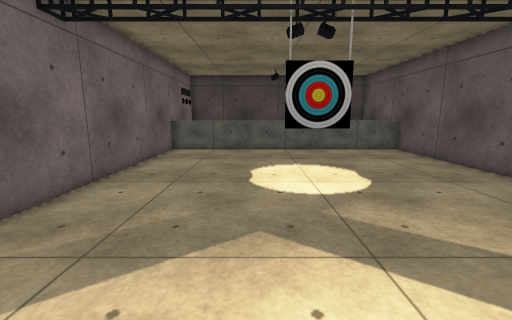
view 1 (above)

12 first-person views from a walk through a 3-D level made in the Unity game engine. The camera is 1.2 m above the floor, tilts 10° down and sees 90° across. The floor is counted in squares, 0.5 m on a side. Each view is taken from the middle of a square. On the plan, view 1 faces up. The plan holds only what a view shows up to about 17 squares ahead; the rest is blank. Some surface patterns are stand-ins.

view 2
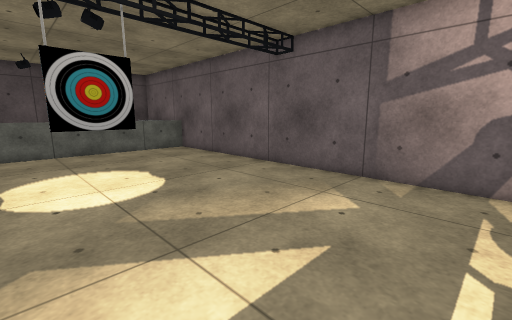

view 3
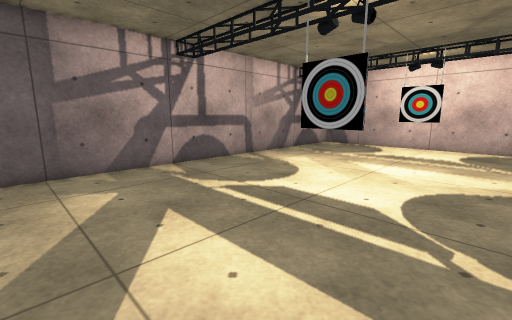

view 4
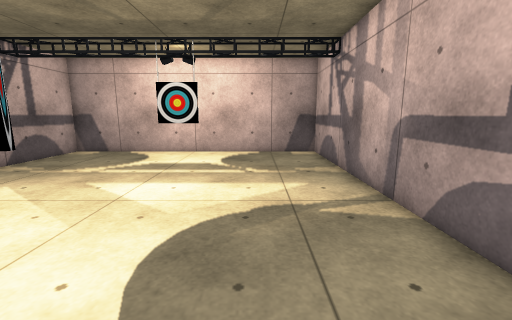

view 5
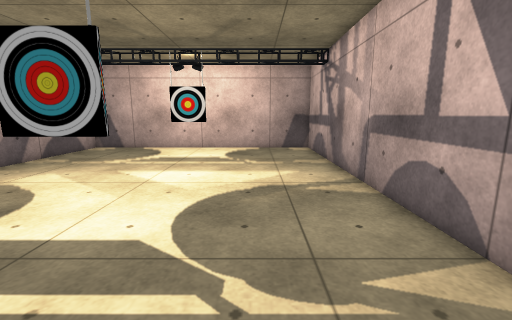

view 6
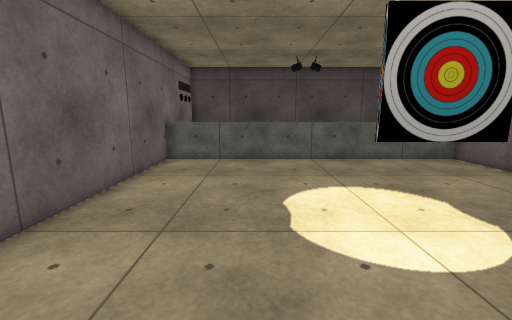

view 7
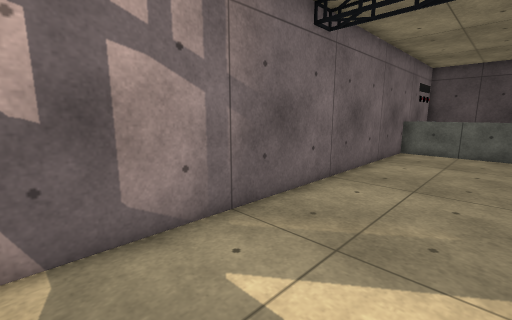

view 8
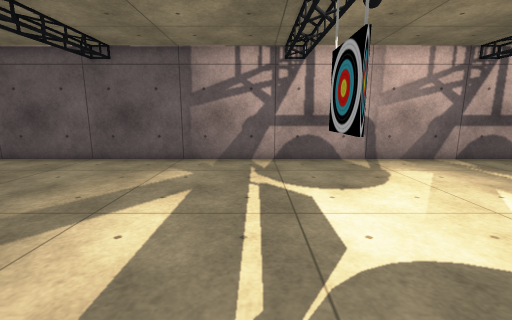

view 9
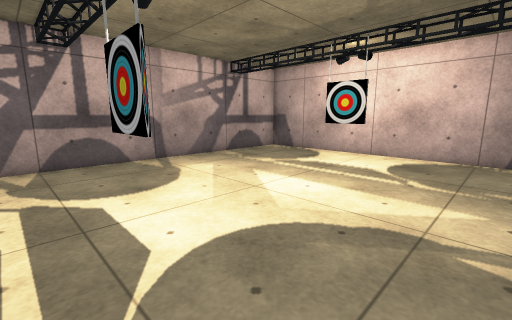

view 10
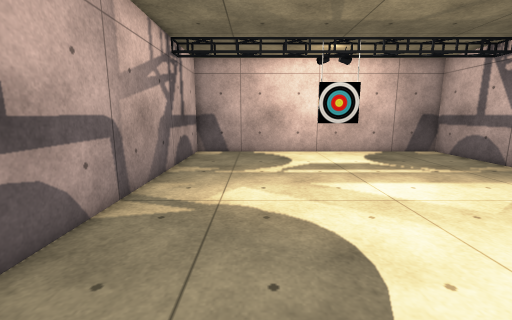

view 11
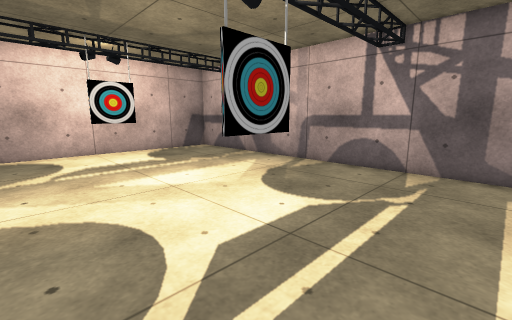

view 12
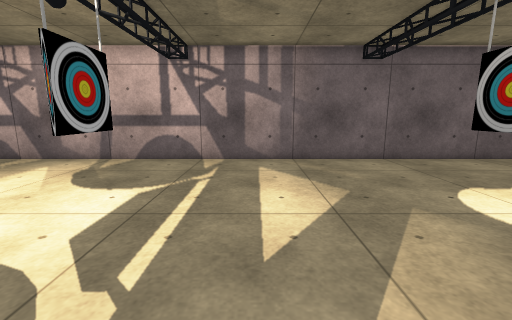

### Floor plan
Key: @ floor where view 1 was taken; # wall or solid block; . floor; = window, fence, low wall or low ledge; T thing the floor can be seen under or through.
Columns run from 6 left of view 1 to 10 right of it. Each row starts with its distance up from view 1.
 20 #
 19 #
 18 ##==============#
 17 #...............#
 16 #...............#
 15 #...............#
 14 #...............#
 13 #...............#
 12 #...............#
 11 #...............#
 10 #...............#
  9 #...............#
  8 #......TT.......#
  7 #...............#
  6 #...............#
  5 #...............#
  4 #...............#
  3 #...............#
  2 #...............#
  1 #...............#
  0 #.....@.........#
 -1 #...............#
 -2 #......TT.......#
 -3 #...............#
 -4 #...............#
 -5 #...............#
 -6 #...............#
 -7 #...............#
 -8 #...............#
 -9 #...............#
-10 #...............#
-11 #...............#
-12 #......TT.......#
-13 #...............#
-14 #...............#
-15 #...............#
-16 #################

Where each view was taken, in squares from view 1:
view 1: 0 up, 0 right, facing up
view 2: 0 up, 0 right, facing up-right
view 3: 5 up, 2 left, facing down-right
view 4: 1 up, 2 left, facing down
view 5: 3 up, 2 left, facing down
view 6: 4 up, 1 left, facing up
view 7: 0 up, 1 left, facing up-left
view 8: 0 up, 4 left, facing right
view 9: 0 up, 4 left, facing down-right
view 10: 1 up, 6 right, facing down
view 11: 2 up, 6 right, facing down-left
view 12: 2 up, 8 right, facing left
